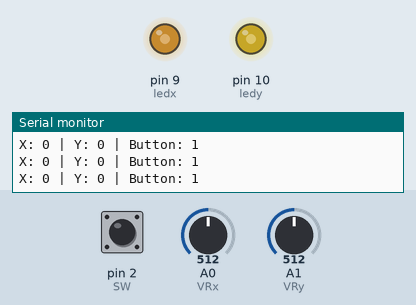
A sketch run on a simulated Arduino Uno, built with avr-gcc and run on an emulated ATmega328P. On the bench: output pins drawn as LEDs (lit = HIGH), the last lines printed to the serial monitor. The inputs (shaded band) are chosen by the test bench; at power-on: A0 (VRx) = 512, A1 (VRy) = 512, pin 2 (SW) HIGH.

Above: at 1.2 s.
1.3 s: A0 (VRx) set to 716
At 2.4 s:
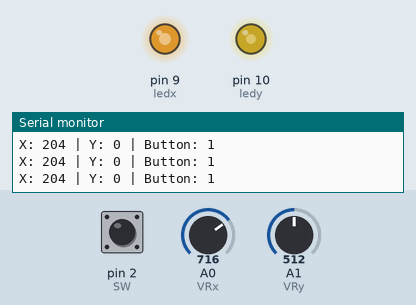
3.0 s: A1 (VRy) set to 716
At 3.8 s:
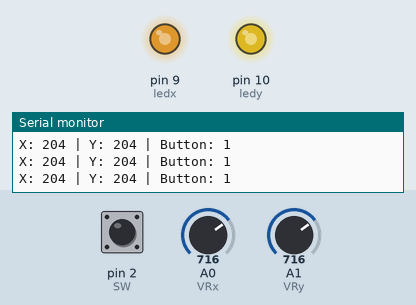
4.5 s: A0 (VRx) set to 900
At 5.1 s:
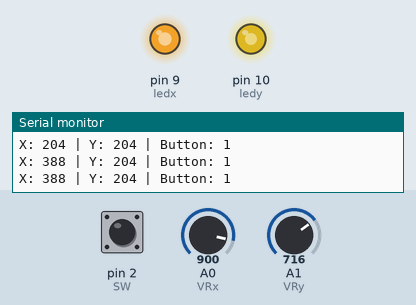
6.0 s: A1 (VRy) set to 900
At 6.5 s:
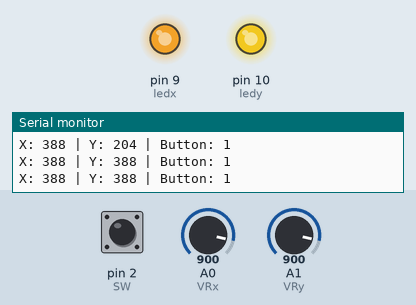
7.5 s: A0 (VRx) set to 511
At 7.8 s:
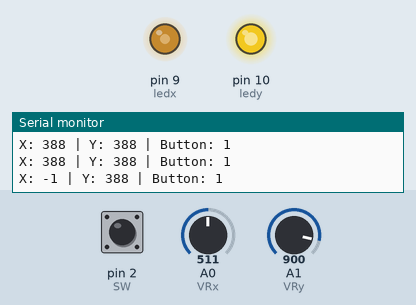
9.0 s: A1 (VRy) set to 122
At 10.3 s:
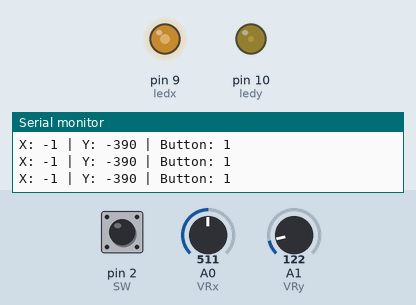
Timing chart, 0 to 11.5 s (numbered marks = the images above; inputs shaded):
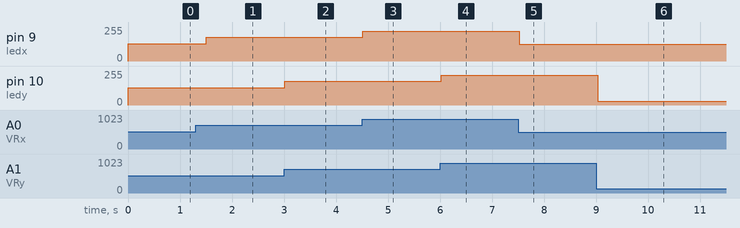

Measured:
- after the input at 1.3 s, pin 9 (ledx): 128/255 → 179/255 after 0.21 s
- after the input at 3.0 s, pin 10 (ledy): 128/255 → 179/255 at once
- after the input at 4.5 s, pin 9 (ledx): 179/255 → 225/255 at once
- after the input at 6.0 s, pin 10 (ledy): 179/255 → 225/255 at once
- after the input at 7.5 s, pin 9 (ledx): 225/255 → 127/255 at once
- after the input at 9.0 s, pin 10 (ledy): 225/255 → 30/255 at once

The sketch:

arduino_Joystick.ino
```cpp
int VRx = A0;
int VRy = A1;
int SW = 2;

int ledx = 9;      // LED connected to digital pin 9
int analogx = A0;   // potentiometer connected to analog pin 3
int valx = 0;         // variable to store the read value

int ledy = 10;      // LED connected to digital pin 9
int analogy = A1;   // potentiometer connected to analog pin 3
int valy = 0;         // variable to store the read value

int xPosition = 0;
int yPosition = 0;
int SW_state = 0;
int mapX = 511.5;
int mapY = 511.5;

void setup() {
  Serial.begin(9600);

  pinMode(VRx, INPUT);
  pinMode(VRy, INPUT);
  pinMode(SW, INPUT_PULLUP);
  pinMode(ledx, OUTPUT);
  pinMode(ledy, OUTPUT);

}

void loop() {
  xPosition = analogRead(VRx);
  yPosition = analogRead(VRy);
  SW_state = digitalRead(SW);
  mapX = map(xPosition, 0, 1023, -512, 512);
  mapY = map(yPosition, 0, 1023, -512, 512);

  Serial.print("X: ");
  Serial.print(mapX);
  Serial.print(" | Y: ");
  Serial.print(mapY);
  Serial.print(" | Button: ");
  Serial.println(SW_state);

  valx = analogRead(analogx);  // read the input pin
  analogWrite(ledx, valx / 4);

  valy = analogRead(analogy);  // read the input pin
  analogWrite(ledy, valy / 4);

  byte sw_r = digitalRead(SW);

  if(sw_r == 0){
    digitalWrite(5, HIGH);
  }


  delay(300);

}
```
